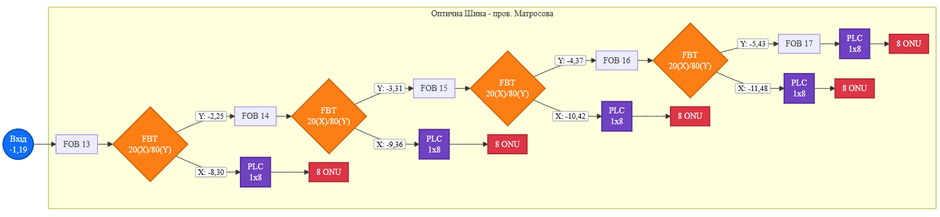
#> input picture assets/lection3/fig_3_10_matrosova_schema.png, 940 x 217 px, found by its file name; its folder holds 4 pictures in this run
$ python do_resize.py
#> lines starting #> are read from the running program, lines starting #| are printed output that depends on the picture
import os
from PIL import Image

base = r'c:\Users\Yurec\OneDrive\НМК по дисциплінам\Практика з КСМ\НМК З КСМ практика\Новий формат лекцій\assets\lection3'

MAX_WIDTH = 600

count = 0
if os.path.exists(base):
    for filename in os.listdir(base):
        if filename.lower().endswith(('.png', '.jpg', '.jpeg', '.webp')):
            filepath = os.path.join(base, filename)
            try:
                with Image.open(filepath) as img:
#> img is the input picture: PIL image 940x217 RGBA; mean R, G, B, A 246.9, 236.4, 209.7, 255
                    width, height = img.size
#> width = 940; height = 217
                    if width > MAX_WIDTH:
                        new_height = int((MAX_WIDTH / width) * height)
#> new_height = 138
                        resized_img = img.resize((MAX_WIDTH, new_height), Image.Resampling.LANCZOS)
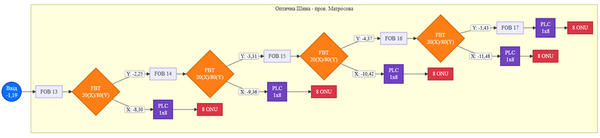
#> resized_img: PIL image 600x138 RGBA; mean R, G, B, A 246.7, 236.1, 209.7, 255
                        save_format = img.format if img.format else 'PNG'
#> save_format = 'PNG'
                        resized_img.save(filepath, format=save_format, quality=95)
                        count += 1
                        print(f"Resized: {filename} (was {width}x{height}, now {MAX_WIDTH}x{new_height})")
#| Resized: fig_3_10_matrosova_schema.png (was 940x217, now 600x138)
            except Exception as e:
                print(f"Error reading {filename}: {e}")

print(f"\nDone! Successfully resized {count} images in lection3.")
